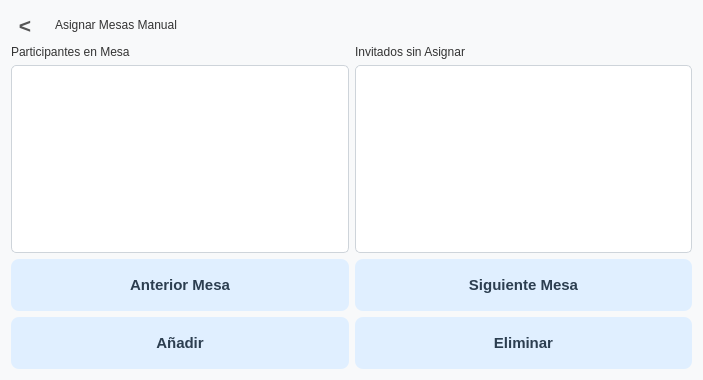
<?xml version="1.0" encoding="UTF-8"?>
<ui version="4.0">
 <class>Form</class>
 <widget class="QWidget" name="Form">
  <property name="geometry">
   <rect>
    <x>0</x>
    <y>0</y>
    <width>703</width>
    <height>380</height>
   </rect>
  </property>
  <property name="windowTitle">
   <string>Asignación Manual</string>
  </property>
  
  <property name="styleSheet">
   <string>
/* --- Estilo General --- */
QWidget {
    font-family: 'Segoe UI', 'Arial', 'sans-serif';
    background-color: #F8F9FA; /* Un blanco roto muy suave */
    color: #333333;
}

/* --- Título Principal --- */
QLabel[objectName="TitleLabel_ManualAssign"] {
    font-size: 24pt;
    font-weight: bold;
    color: #2C3E50; /* Un azul oscuro */
    padding-bottom: 10px;
    background-color: transparent;
}

/* --- Etiquetas de listas --- */
QLabel[objectName^="Label_"] {
    font-size: 14pt;
    font-weight: bold;
    color: #333;
    background-color: transparent;
    padding-top: 10px;
}

/* --- Botón de Atrás --- */
QToolButton {
    font-size: 16pt;
    font-weight: bold;
    color: #555555;
    background-color: transparent;
    border: none;
    padding-right: 10px;
}
QToolButton:hover {
    color: #000000;
}

/* --- Botones Principales --- */
QPushButton {
    background-color: #E0EFFF; /* Azul pastel */
    color: #2C3E50;
    font-size: 11pt;
    font-weight: bold;
    border: none;
    border-radius: 8px; /* ¡ESQUINAS REDONDEADAS! */
    padding: 12px;
    min-height: 28px;
}
QPushButton:hover {
    background-color: #C6DFFF;
}
QPushButton:pressed {
    background-color: #B0D0FF;
}

/* --- Botón de "Peligro" (Eliminar) --- */
QPushButton[objectName="RemoveParticipant_Btn"] {
    background-color: #FFEBEE; /* Rosa pastel */
    color: #D32F2F; /* Rojo oscuro */
}
QPushButton[objectName="RemoveParticipant_Btn"]:hover {
    background-color: #FFCDD2;
}

/* --- Listas --- */
QListWidget {
    background-color: #FFFFFF;
    border: 1px solid #CED4DA;
    border-radius: 5px;
    padding: 5px;
    font-size: 10pt;
}
QListWidget::item:hover {
    background-color: #F1F3F5; /* Resaltar item al pasar el ratón */
}
QListWidget::item:selected {
    background-color: #E0EFFF; /* Resaltar item seleccionado */
    color: #2C3E50;
}
   </string>
  </property>
  
  <layout class="QVBoxLayout" name="verticalLayout_5" stretch="0,1,0">
   <item>
    <layout class="QHBoxLayout" name="horizontalLayout_Titulo_3" stretch="0,0,1">
     <item>
      <widget class="QToolButton" name="BackButton_ManualAssign">
       <property name="text">
        <string>&lt;</string>
       </property>
       <property name="autoRaise">
        <bool>true</bool>
       </property>
      </widget>
     </item>
     <item>
      <widget class="QLabel" name="TitleLabel_ManualAssign">
       <property name="text">
        <string>Asignar Mesas Manual</string>
       </property>
      </widget>
     </item>
     <item>
      <spacer name="horizontalSpacer_Titulo_3">
       <property name="orientation">
        <enum>Qt::Horizontal</enum>
       </property>
       <property name="sizeHint" stdset="0">
        <size>
         <width>40</width>
         <height>20</height>
        </size>
       </property>
      </spacer>
     </item>
    </layout>
   </item>
   
   <item>
    <layout class="QHBoxLayout" name="horizontalLayout_Lists" stretch="1,1">
     <item>
      <layout class="QVBoxLayout" name="verticalLayout_TableList">
       <item>
        <widget class="QLabel" name="Label_TableParticipants">
         <property name="text">
          <string>Participantes en Mesa</string>
         </property>
        </widget>
       </item>
       <item>
        <widget class="QListWidget" name="List_TableParticipants"/>
       </item>
      </layout>
     </item>
     <item>
      <layout class="QVBoxLayout" name="verticalLayout_GuestList">
       <item>
        <widget class="QLabel" name="Label_UnassignedGuests">
         <property name="text">
          <string>Invitados sin Asignar</string>
         </property>
        </widget>
       </item>
       <item>
        <widget class="QListWidget" name="List_UnassignedGuests"/>
       </item>
      </layout>
     </item>
    </layout>
   </item>
   
   <item>
    <layout class="QHBoxLayout" name="horizontalLayout">
     <item>
      <layout class="QVBoxLayout" name="verticalLayout_2">
       <item>
        <widget class="QPushButton" name="PrevTable_Btn">
         <property name="sizePolicy">
          <sizepolicy hsizetype="Minimum" vsizetype="Expanding">
           <horstretch>0</horstretch>
           <verstretch>0</verstretch>
          </sizepolicy>
         </property>
         <property name="text">
          <string>Anterior Mesa</string>
         </property>
        </widget>
       </item>
       <item>
        <widget class="QPushButton" name="AddParticipant_Btn">
         <property name="sizePolicy">
          <sizepolicy hsizetype="Minimum" vsizetype="Expanding">
           <horstretch>0</horstretch>
           <verstretch>0</verstretch>
          </sizepolicy>
         </property>
         <property name="text">
          <string>Añadir</string>
         </property>
        </widget>
       </item>
      </layout>
     </item>
     <item>
      <layout class="QVBoxLayout" name="verticalLayout_4">
       <item>
        <widget class="QPushButton" name="NextTable_Btn">
         <property name="sizePolicy">
          <sizepolicy hsizetype="Minimum" vsizetype="Expanding">
           <horstretch>0</horstretch>
           <verstretch>0</verstretch>
          </sizepolicy>
         </property>
         <property name="text">
          <string>Siguiente Mesa</string>
         </property>
        </widget>
       </item>
       <item>
        <widget class="QPushButton" name="RemoveParticipant_Btn">
         <property name="sizePolicy">
          <sizepolicy hsizetype="Minimum" vsizetype="Expanding">
           <horstretch>0</horstretch>
           <verstretch>0</verstretch>
          </sizepolicy>
         </property>
         <property name="text">
          <string>Eliminar</string>
         </property>
        </widget>
       </item>
      </layout>
     </item>
    </layout>
   </item>
  </layout>
 </widget>
 <resources/>
 <connections/>
</ui>
